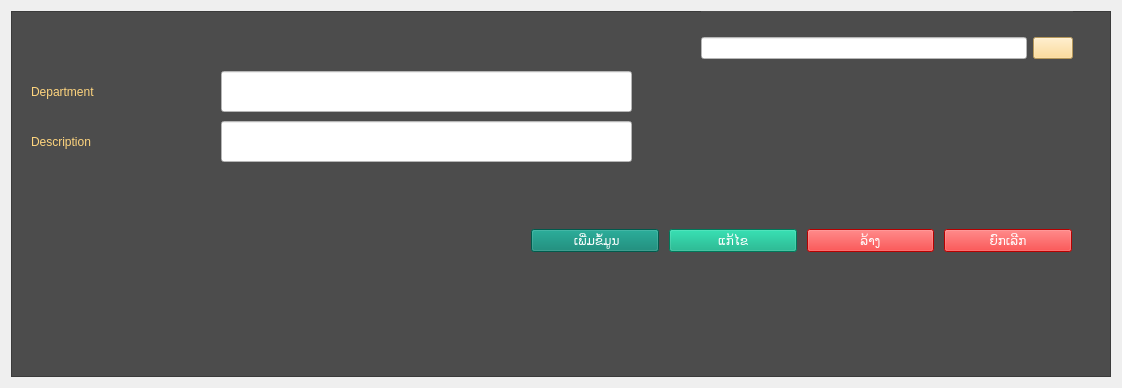
<?xml version="1.0" encoding="UTF-8"?>
<ui version="4.0">
 <class>frm_popup_department</class>
 <widget class="QWidget" name="frm_popup_department">
  <property name="geometry">
   <rect>
    <x>0</x>
    <y>0</y>
    <width>1122</width>
    <height>388</height>
   </rect>
  </property>
  <property name="windowTitle">
   <string>Form Department</string>
  </property>
  <layout class="QGridLayout" name="gridLayout" rowstretch="2">
   <property name="topMargin">
    <number>11</number>
   </property>
   <property name="bottomMargin">
    <number>11</number>
   </property>
   <property name="verticalSpacing">
    <number>0</number>
   </property>
   <item row="0" column="0">
    <widget class="QFrame" name="frame">
     <property name="styleSheet">
      <string notr="true">color: rgb(255, 213, 126);
background-color: rgb(202, 202, 202);
background-color: rgb(76, 76, 76);</string>
     </property>
     <property name="frameShape">
      <enum>QFrame::StyledPanel</enum>
     </property>
     <property name="frameShadow">
      <enum>QFrame::Raised</enum>
     </property>
     <widget class="QLabel" name="lbl_ID">
      <property name="geometry">
       <rect>
        <x>1150</x>
        <y>50</y>
        <width>61</width>
        <height>31</height>
       </rect>
      </property>
      <property name="styleSheet">
       <string notr="true">color: rgb(68, 80, 105);</string>
      </property>
      <property name="text">
       <string/>
      </property>
     </widget>
     <widget class="QWidget" name="widget" native="true">
      <property name="geometry">
       <rect>
        <x>690</x>
        <y>0</y>
        <width>372</width>
        <height>75</height>
       </rect>
      </property>
      <layout class="QHBoxLayout" name="horizontalLayout">
       <item>
        <widget class="QLineEdit" name="txt_search">
         <property name="styleSheet">
          <string notr="true">background-color: rgb(255, 255, 255);
font: 18pt &quot;Phetsarath OT&quot;;
color: rgb(0, 0, 0);</string>
         </property>
        </widget>
       </item>
       <item>
        <widget class="QPushButton" name="btn_search">
         <property name="styleSheet">
          <string notr="true">background-color: rgb(255, 213, 126);
color: rgb(0, 0, 0);
font: 18pt &quot;Phetsarath OT&quot;;</string>
         </property>
         <property name="text">
          <string/>
         </property>
         <property name="icon">
          <iconset>
           <normaloff>../../../Users/AlexP/PycharmProjects/pythonProject/PythonPOS/icon/search-alt-regular-60.png</normaloff>../../../Users/AlexP/PycharmProjects/pythonProject/PythonPOS/icon/search-alt-regular-60.png</iconset>
         </property>
         <property name="iconSize">
          <size>
           <width>40</width>
           <height>40</height>
          </size>
         </property>
        </widget>
       </item>
      </layout>
     </widget>
     <widget class="QLineEdit" name="txt_remark">
      <property name="geometry">
       <rect>
        <x>210</x>
        <y>110</y>
        <width>411</width>
        <height>41</height>
       </rect>
      </property>
      <property name="font">
       <font>
        <family>Phetsarath OT</family>
        <pointsize>12</pointsize>
        <weight>50</weight>
        <italic>false</italic>
        <bold>false</bold>
        <stylestrategy>PreferAntialias</stylestrategy>
       </font>
      </property>
      <property name="layoutDirection">
       <enum>Qt::RightToLeft</enum>
      </property>
      <property name="styleSheet">
       <string notr="true">background-color: rgb(255, 255, 255);
color: rgb(0, 0, 0);
font: 12pt &quot;Phetsarath OT&quot;;</string>
      </property>
      <property name="text">
       <string/>
      </property>
      <property name="dragEnabled">
       <bool>false</bool>
      </property>
      <property name="placeholderText">
       <string/>
      </property>
      <property name="cursorMoveStyle">
       <enum>Qt::LogicalMoveStyle</enum>
      </property>
     </widget>
     <widget class="QLabel" name="label_18">
      <property name="geometry">
       <rect>
        <x>20</x>
        <y>110</y>
        <width>161</width>
        <height>41</height>
       </rect>
      </property>
      <property name="styleSheet">
       <string notr="true">font: 18pt &quot;Phetsarath OT&quot;;
color: rgb(255, 213, 126);
</string>
      </property>
      <property name="text">
       <string>Description</string>
      </property>
     </widget>
     <widget class="QWidget" name="horizontalLayoutWidget">
      <property name="geometry">
       <rect>
        <x>520</x>
        <y>190</y>
        <width>541</width>
        <height>80</height>
       </rect>
      </property>
      <layout class="QHBoxLayout" name="horizontalLayout_2">
       <property name="spacing">
        <number>10</number>
       </property>
       <item>
        <widget class="QPushButton" name="btn_insert">
         <property name="enabled">
          <bool>true</bool>
         </property>
         <property name="styleSheet">
          <string notr="true">background-color: rgb(0, 127, 108);
color: rgb(255, 255, 255);
font: 18pt &quot;Phetsarath OT&quot;;</string>
         </property>
         <property name="text">
          <string> ເພີ່ມຂໍ້ມູນ</string>
         </property>
         <property name="iconSize">
          <size>
           <width>20</width>
           <height>20</height>
          </size>
         </property>
        </widget>
       </item>
       <item>
        <widget class="QPushButton" name="btn_edit">
         <property name="styleSheet">
          <string notr="true">background-color: rgb(255, 255, 255);
color: rgb(255, 255, 255);
background-color: rgb(0, 170, 127);
font: 18pt &quot;Phetsarath OT&quot;;</string>
         </property>
         <property name="text">
          <string>ແກ້ໄຂ</string>
         </property>
         <property name="iconSize">
          <size>
           <width>25</width>
           <height>25</height>
          </size>
         </property>
        </widget>
       </item>
       <item>
        <widget class="QPushButton" name="btn_clear">
         <property name="styleSheet">
          <string notr="true">background-color: rgb(255, 255, 255);
color: rgb(255, 255, 255);
background-color: rgb(255, 0, 0);
font: 18pt &quot;Phetsarath OT&quot;;</string>
         </property>
         <property name="text">
          <string>ລ້າງ</string>
         </property>
         <property name="iconSize">
          <size>
           <width>25</width>
           <height>25</height>
          </size>
         </property>
        </widget>
       </item>
       <item>
        <widget class="QPushButton" name="btn_cancel">
         <property name="styleSheet">
          <string notr="true">background-color: rgb(255, 255, 255);
color: rgb(255, 255, 255);
background-color: rgb(255, 0, 0);
font: 18pt &quot;Phetsarath OT&quot;;</string>
         </property>
         <property name="text">
          <string>ຍົກເລີກ</string>
         </property>
         <property name="iconSize">
          <size>
           <width>25</width>
           <height>25</height>
          </size>
         </property>
        </widget>
       </item>
      </layout>
     </widget>
     <widget class="QLabel" name="lbl_did_">
      <property name="geometry">
       <rect>
        <x>1110</x>
        <y>100</y>
        <width>81</width>
        <height>41</height>
       </rect>
      </property>
      <property name="styleSheet">
       <string notr="true">color: rgb(1, 114, 127);
color: rgb(255, 0, 0);</string>
      </property>
      <property name="text">
       <string/>
      </property>
     </widget>
     <widget class="QLabel" name="label_22">
      <property name="geometry">
       <rect>
        <x>20</x>
        <y>60</y>
        <width>161</width>
        <height>41</height>
       </rect>
      </property>
      <property name="styleSheet">
       <string notr="true">font: 18pt &quot;Phetsarath OT&quot;;
color: rgb(255, 213, 126);
</string>
      </property>
      <property name="text">
       <string>Department</string>
      </property>
     </widget>
     <widget class="QLineEdit" name="txt_department_name">
      <property name="geometry">
       <rect>
        <x>210</x>
        <y>60</y>
        <width>411</width>
        <height>41</height>
       </rect>
      </property>
      <property name="font">
       <font>
        <family>Phetsarath OT</family>
        <pointsize>12</pointsize>
        <weight>50</weight>
        <italic>false</italic>
        <bold>false</bold>
        <stylestrategy>PreferAntialias</stylestrategy>
       </font>
      </property>
      <property name="layoutDirection">
       <enum>Qt::RightToLeft</enum>
      </property>
      <property name="styleSheet">
       <string notr="true">background-color: rgb(255, 255, 255);
color: rgb(0, 0, 0);
font: 12pt &quot;Phetsarath OT&quot;;</string>
      </property>
      <property name="text">
       <string/>
      </property>
      <property name="dragEnabled">
       <bool>false</bool>
      </property>
      <property name="placeholderText">
       <string/>
      </property>
      <property name="cursorMoveStyle">
       <enum>Qt::LogicalMoveStyle</enum>
      </property>
     </widget>
    </widget>
   </item>
  </layout>
 </widget>
 <resources/>
 <connections/>
</ui>
